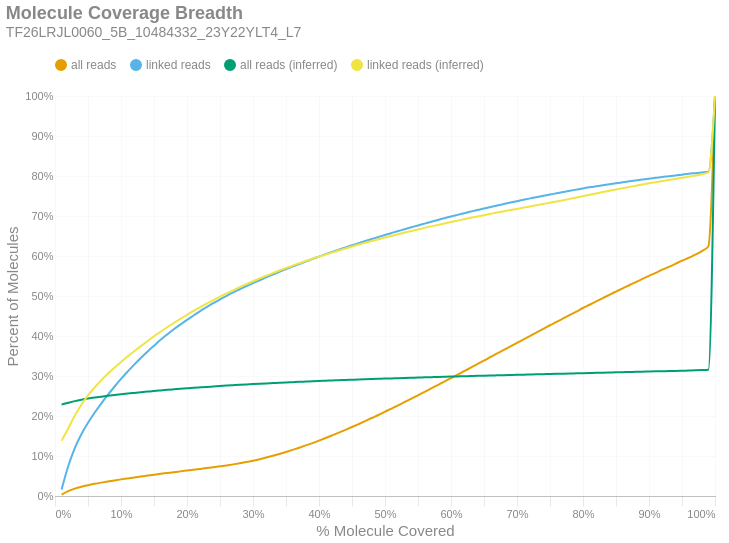

Write notebook code for a chart like this one.
### Markdown cell above
### Molecule Read Coverage
This chart shows molecule coverage breadth as computed by the number of bases aligned to that molecule. In other words, "*how much of each unique long molecule is actually sequenced/aligned?*" Keep in mind there is a distinction between sequences and alignments, since some sequences belonging to a particular molecule may not align well and wouldn't appear in the alignment data. This chart also shows molecule coverage breadth as computed by the *inferred fragment* from which the aligned sequences originate. Unlike read coverage, this calculation takes into account the total insert size, including unsequenced gaps between the forward and reverse reads. Like the previous figures, these are cumulative percents.

### Code cell
if SKIPLR:
    print_html(f"Skipped")
else:
    binned_df = consolidated_hist(valids['coverage_bp'], mask, 0.01, True)
    binned_df_inf = consolidated_hist(valids['coverage_inserts'], mask, 0.01, True)
    binned_df = binned_df.with_columns(pl.lit(binned_df_inf['all reads (cumsum)']).alias('all reads (inferred)'))
    binned_df = binned_df.with_columns(pl.lit(binned_df_inf['linked reads (cumsum)']).alias('linked reads (inferred)'))
    binned_df = binned_df.with_columns(
        (pl.col('bin').cast(pl.Float64) + 0.01).alias('right_edge')
    )

    with SafeRender(binned_df):
        (
            density_plot(binned_df, 'Molecule Coverage Breadth', samplename, 'molcov', ['all reads (inferred)','linked reads (inferred)'])
            .encode(
                #x=alt.X('bin:Q', title="% Molecule Covered").axis(format = '%').scale(padding=0),
                x=alt.X('right_edge:Q', title="% Molecule Covered").axis(format='%').scale(padding=0),
                y=alt.Y('value:Q', title='Percent of Molecules')
                    .axis(format='%')
                    .stack(False)
                    .scale(domainMin=0, padding=0),
                color=alt.Color("key:N").scale(domain = ["all reads", "linked reads", "all reads (inferred)", "linked reads (inferred)"]),
                tooltip = [
                    alt.Tooltip("key:N", title = "Data Type"),
                    alt.Tooltip("range_label:N", title="% Molecule Covered"),
                    alt.Tooltip("value:Q", format = ".2%", title="% Molecules")
                ]
            )
        ).display()

### Figure 1 — Vega-Lite specification as saved in the notebook (floating-point values rounded to 4 significant figures)
{"width": "container", "height": 400, "config": {"title": {"anchor": "start", "dy": -15, "fontSize": 18, "color": "#888888", "subtitleColor": "#888888", "subtitleFontSize": 14}, "arc": {"fill": "#0072B2"}, "axis": {"domainColor": "#888888", "domainWidth": 0.5, "gridWidth": 0.2, "grid": false, "titleFontWeight": 400, "titleFontSize": 15, "labelFontSize": 11, "labelColor": "#888888", "tickColor": "#888888", "tickWidth": 0.2, "titleColor": "#888888"}, "axisBand": {"grid": false}, "axisX": {"grid": true, "tickSize": 10, "domainCap": "round"}, "axisY": {"domain": false, "grid": true, "tickSize": 0, "domainCap": "round"}, "background": "transparent", "header": {"labelFontSize": 15, "labelColor": "#888888", "titleFontSize": 15, "titleFontWeight": 600, "titleColor": "#888888"}, "legend": {"labelFont": "sans-serif", "labelFontSize": 12, "labelColor": "#888888", "symbolSize": 100, "symbolType": "circle", "titleFontSize": 12, "titlePadding": 10, "titleColor": "#888888", "title": null, "orient": "top"}, "range": {"category": ["#E69F00", "#56B4E9", "#009E73", "#F0E442", "#0072B2", "#D55E00", "#CC79A7", "#000000"], "diverging": ["#cfe8f3", "#a2d4ec", "#73bfe2", "#46abdb", "#1696d2", "#12719e"]}, "area": {"fill": "#0072B2", "fillOpacity": 0.7, "line": true, "strokeOpacity": 0.7}, "line": {"color": "#0072B2", "stroke": "#0072B2", "strokeWidth": 2}, "trail": {"color": "#0072B2", "stroke": "#0072B2", "strokeWidth": 0, "size": 1}, "point": {"filled": true, "fillOpacity": 1.0, "size": 95}, "text": {"color": "#888888", "fontSize": 11, "align": "right", "fontWeight": 400, "size": 11}, "bar": {"fill": "#0072B2", "stroke": null}, "view": {"stroke": null, "continuousWidth": 660, "continuousHeight": 400}}, "data": {"name": "data-a5a893405e00a913f91bce72989a06aa"}, "mark": {"type": "line", "interpolate": "monotone", "point": {"opacity": 0, "size": 275}}, "encoding": {"color": {"field": "key", "scale": {"domain": ["all reads", "linked reads", "all reads (inferred)", "linked reads (inferred)"]}, "type": "nominal"}, "tooltip": [{"field": "key", "title": "Data Type", "type": "nominal"}, {"field": "range_label", "title": "% Molecule Covered", "type": "nominal"}, {"field": "value", "format": ".2%", "title": "% Molecules", "type": "quantitative"}], "x": {"axis": {"format": "%"}, "field": "right_edge", "scale": {"padding": 0}, "title": "% Molecule Covered", "type": "quantitative"}, "y": {"axis": {"format": "%"}, "field": "value", "scale": {"domainMin": 0, "padding": 0}, "stack": false, "title": "Percent of Molecules", "type": "quantitative"}}, "params": [{"name": "param_c36ac31b6afebe62", "select": {"type": "point", "fields": ["key"]}, "bind": "legend"}], "title": {"text": "Molecule Coverage Breadth", "subtitle": "TF26LRJL0060_5B_10484332_23Y22YLT4_L7"}, "transform": [{"fold": ["all reads (cumsum)", "linked reads (cumsum)", "all reads (inferred)", "linked reads (inferred)"]}, {"calculate": "replace(datum.key, ' (cumsum)', '')", "as": "key"}, {"filter": {"param": "param_c36ac31b6afebe62"}}], "usermeta": {"embedOptions": {"downloadFileName": "TF26LRJL0060_5B_10484332_23Y22YLT4_L7.molcov"}}, "$schema": "https://vega.github.io/schema/vega-lite/v6.4.1.json", "datasets": {"data-a5a893405e00a913f91bce72989a06aa": [{"bin": "0.0", "interval": "0.0-0.01", "all reads": 0.003497, "linked reads": 0.01626, "all reads (cumsum)": 0.003497, "linked reads (cumsum)": 0.01626, "range_label": "0.0-0.01", "all reads (inferred)": 0.2286, "linked reads (inferred)": 0.1384, "right_edge": 0.01}, {"bin": "0.01", "interval": "0.01-0.02", "all reads": 0.008626, "linked reads": 0.05804, "all reads (cumsum)": 0.01212, "linked reads (cumsum)": 0.0743, "range_label": "0.01-0.02", "all reads (inferred)": 0.233, "linked reads (inferred)": 0.1688, "right_edge": 0.02}, {"bin": "0.02", "interval": "0.02-0.03", "all reads": 0.006386, "linked reads": 0.0456, "all reads (cumsum)": 0.01851, "linked reads (cumsum)": 0.1199, "range_label": "0.02-0.03", "all reads (inferred)": 0.2371, "linked reads (inferred)": 0.201, "right_edge": 0.03}, {"bin": "0.03", "interval": "0.03-0.04", "all reads": 0.004713, "linked reads": 0.03458, "all reads (cumsum)": 0.02322, "linked reads (cumsum)": 0.1545, "range_label": "0.03-0.04", "all reads (inferred)": 0.2406, "linked reads (inferred)": 0.2282, "right_edge": 0.04}, {"bin": "0.04", "interval": "0.04-0.05", "all reads": 0.003837, "linked reads": 0.02852, "all reads (cumsum)": 0.02706, "linked reads (cumsum)": 0.183, "range_label": "0.04-0.05", "all reads (inferred)": 0.2436, "linked reads (inferred)": 0.2513, "right_edge": 0.05}, {"bin": "0.05", "interval": "0.05-0.06", "all reads": 0.003344, "linked reads": 0.02516, "all reads (cumsum)": 0.0304, "linked reads (cumsum)": 0.2082, "range_label": "0.05-0.06", "all reads (inferred)": 0.2461, "linked reads (inferred)": 0.2712, "right_edge": 0.06}, {"bin": "0.06", "interval": "0.06-0.07", "all reads": 0.003024, "linked reads": 0.02288, "all reads (cumsum)": 0.03343, "linked reads (cumsum)": 0.231, "range_label": "0.06-0.07", "all reads (inferred)": 0.2484, "linked reads (inferred)": 0.2891, "right_edge": 0.07}, {"bin": "0.07", "interval": "0.07-0.08", "all reads": 0.002846, "linked reads": 0.02153, "all reads (cumsum)": 0.03627, "linked reads (cumsum)": 0.2526, "range_label": "0.07-0.08", "all reads (inferred)": 0.2505, "linked reads (inferred)": 0.3056, "right_edge": 0.08}, {"bin": "0.08", "interval": "0.08-0.09", "all reads": 0.002706, "linked reads": 0.02054, "all reads (cumsum)": 0.03898, "linked reads (cumsum)": 0.2731, "range_label": "0.08-0.09", "all reads (inferred)": 0.2525, "linked reads (inferred)": 0.3207, "right_edge": 0.09}, {"bin": "0.09", "interval": "0.09-0.1", "all reads": 0.002594, "linked reads": 0.01965, "all reads (cumsum)": 0.04157, "linked reads (cumsum)": 0.2928, "range_label": "0.09-0.1", "all reads (inferred)": 0.2543, "linked reads (inferred)": 0.3349, "right_edge": 0.1}, {"bin": "0.1", "interval": "0.1-0.11", "all reads": 0.002452, "linked reads": 0.0182, "all reads (cumsum)": 0.04402, "linked reads (cumsum)": 0.311, "range_label": "0.1-0.11", "all reads (inferred)": 0.2561, "linked reads (inferred)": 0.3487, "right_edge": 0.11}, {"bin": "0.11", "interval": "0.11-0.12", "all reads": 0.002398, "linked reads": 0.01758, "all reads (cumsum)": 0.04642, "linked reads (cumsum)": 0.3286, "range_label": "0.11-0.12", "all reads (inferred)": 0.2577, "linked reads (inferred)": 0.3617, "right_edge": 0.12}, {"bin": "0.12", "interval": "0.12-0.13", "all reads": 0.002333, "linked reads": 0.01665, "all reads (cumsum)": 0.04875, "linked reads (cumsum)": 0.3452, "range_label": "0.12-0.13", "all reads (inferred)": 0.2594, "linked reads (inferred)": 0.3746, "right_edge": 0.13}, {"bin": "0.13", "interval": "0.13-0.14", "all reads": 0.002205, "linked reads": 0.01551, "all reads (cumsum)": 0.05096, "linked reads (cumsum)": 0.3607, "range_label": "0.13-0.14", "all reads (inferred)": 0.261, "linked reads (inferred)": 0.3868, "right_edge": 0.14}, {"bin": "0.14", "interval": "0.14-0.15", "all reads": 0.002197, "linked reads": 0.01484, "all reads (cumsum)": 0.05316, "linked reads (cumsum)": 0.3755, "range_label": "0.14-0.15", "all reads (inferred)": 0.2625, "linked reads (inferred)": 0.3992, "right_edge": 0.15}, {"bin": "0.15", "interval": "0.15-0.16", "all reads": 0.002212, "linked reads": 0.01488, "all reads (cumsum)": 0.05537, "linked reads (cumsum)": 0.3904, "range_label": "0.15-0.16", "all reads (inferred)": 0.2639, "linked reads (inferred)": 0.4107, "right_edge": 0.16}, {"bin": "0.16", "interval": "0.16-0.17", "all reads": 0.002067, "linked reads": 0.01346, "all reads (cumsum)": 0.05744, "linked reads (cumsum)": 0.4039, "range_label": "0.16-0.17", "all reads (inferred)": 0.2654, "linked reads (inferred)": 0.4219, "right_edge": 0.17}, {"bin": "0.17", "interval": "0.17-0.18", "all reads": 0.002112, "linked reads": 0.0129, "all reads (cumsum)": 0.05955, "linked reads (cumsum)": 0.4168, "range_label": "0.17-0.18", "all reads (inferred)": 0.2667, "linked reads (inferred)": 0.4325, "right_edge": 0.18}, {"bin": "0.18", "interval": "0.18-0.19", "all reads": 0.00202, "linked reads": 0.01195, "all reads (cumsum)": 0.06157, "linked reads (cumsum)": 0.4287, "range_label": "0.18-0.19", "all reads (inferred)": 0.268, "linked reads (inferred)": 0.4427, "right_edge": 0.19}, {"bin": "0.19", "interval": "0.19-0.2", "all reads": 0.002033, "linked reads": 0.0115, "all reads (cumsum)": 0.0636, "linked reads (cumsum)": 0.4402, "range_label": "0.19-0.2", "all reads (inferred)": 0.2692, "linked reads (inferred)": 0.4527, "right_edge": 0.2}, {"bin": "0.2", "interval": "0.2-0.21", "all reads": 0.002032, "linked reads": 0.01108, "all reads (cumsum)": 0.06563, "linked reads (cumsum)": 0.4513, "range_label": "0.2-0.21", "all reads (inferred)": 0.2705, "linked reads (inferred)": 0.4627, "right_edge": 0.21}, {"bin": "0.21", "interval": "0.21-0.22", "all reads": 0.002105, "linked reads": 0.01101, "all reads (cumsum)": 0.06774, "linked reads (cumsum)": 0.4623, "range_label": "0.21-0.22", "all reads (inferred)": 0.2716, "linked reads (inferred)": 0.4718, "right_edge": 0.22}, {"bin": "0.22", "interval": "0.22-0.23", "all reads": 0.002069, "linked reads": 0.01006, "all reads (cumsum)": 0.06981, "linked reads (cumsum)": 0.4724, "range_label": "0.22-0.23", "all reads (inferred)": 0.2728, "linked reads (inferred)": 0.4809, "right_edge": 0.23}, {"bin": "0.23", "interval": "0.23-0.24", "all reads": 0.002167, "linked reads": 0.009822, "all reads (cumsum)": 0.07197, "linked reads (cumsum)": 0.4822, "range_label": "0.23-0.24", "all reads (inferred)": 0.2739, "linked reads (inferred)": 0.4895, "right_edge": 0.24}, {"bin": "0.24", "interval": "0.24-0.25", "all reads": 0.002225, "linked reads": 0.009152, "all reads (cumsum)": 0.0742, "linked reads (cumsum)": 0.4913, "range_label": "0.24-0.25", "all reads (inferred)": 0.275, "linked reads (inferred)": 0.4983, "right_edge": 0.25}, {"bin": "0.25", "interval": "0.25-0.26", "all reads": 0.002314, "linked reads": 0.008918, "all reads (cumsum)": 0.07651, "linked reads (cumsum)": 0.5003, "range_label": "0.25-0.26", "all reads (inferred)": 0.276, "linked reads (inferred)": 0.5064, "right_edge": 0.26}, {"bin": "0.26", "interval": "0.26-0.27", "all reads": 0.00256, "linked reads": 0.008534, "all reads (cumsum)": 0.07907, "linked reads (cumsum)": 0.5088, "range_label": "0.26-0.27", "all reads (inferred)": 0.277, "linked reads (inferred)": 0.5143, "right_edge": 0.27}, {"bin": "0.27", "interval": "0.27-0.28", "all reads": 0.002818, "linked reads": 0.008066, "all reads (cumsum)": 0.08189, "linked reads (cumsum)": 0.5169, "range_label": "0.27-0.28", "all reads (inferred)": 0.2779, "linked reads (inferred)": 0.5221, "right_edge": 0.28}, {"bin": "0.28", "interval": "0.28-0.29", "all reads": 0.003036, "linked reads": 0.007949, "all reads (cumsum)": 0.08492, "linked reads (cumsum)": 0.5248, "range_label": "0.28-0.29", "all reads (inferred)": 0.2789, "linked reads (inferred)": 0.5296, "right_edge": 0.29}, {"bin": "0.29", "interval": "0.29-0.3", "all reads": 0.003393, "linked reads": 0.007556, "all reads (cumsum)": 0.08832, "linked reads (cumsum)": 0.5324, "range_label": "0.29-0.3", "all reads (inferred)": 0.2798, "linked reads (inferred)": 0.5368, "right_edge": 0.3}, {"bin": "0.3", "interval": "0.3-0.31", "all reads": 0.003662, "linked reads": 0.007032, "all reads (cumsum)": 0.09198, "linked reads (cumsum)": 0.5394, "range_label": "0.3-0.31", "all reads (inferred)": 0.2807, "linked reads (inferred)": 0.5438, "right_edge": 0.31}, {"bin": "0.31", "interval": "0.31-0.32", "all reads": 0.004113, "linked reads": 0.00713, "all reads (cumsum)": 0.09609, "linked reads (cumsum)": 0.5465, "range_label": "0.31-0.32", "all reads (inferred)": 0.2815, "linked reads (inferred)": 0.5506, "right_edge": 0.32}, {"bin": "0.32", "interval": "0.32-0.33", "all reads": 0.004446, "linked reads": 0.006844, "all reads (cumsum)": 0.1005, "linked reads (cumsum)": 0.5534, "range_label": "0.32-0.33", "all reads (inferred)": 0.2823, "linked reads (inferred)": 0.5571, "right_edge": 0.33}, {"bin": "0.33", "interval": "0.33-0.34", "all reads": 0.004671, "linked reads": 0.006896, "all reads (cumsum)": 0.1052, "linked reads (cumsum)": 0.5603, "range_label": "0.33-0.34", "all reads (inferred)": 0.2831, "linked reads (inferred)": 0.5636, "right_edge": 0.34}, {"bin": "0.34", "interval": "0.34-0.35", "all reads": 0.004978, "linked reads": 0.006741, "all reads (cumsum)": 0.1102, "linked reads (cumsum)": 0.567, "range_label": "0.34-0.35", "all reads (inferred)": 0.2839, "linked reads (inferred)": 0.5699, "right_edge": 0.35}, {"bin": "0.35", "interval": "0.35-0.36", "all reads": 0.005185, "linked reads": 0.006531, "all reads (cumsum)": 0.1154, "linked reads (cumsum)": 0.5735, "range_label": "0.35-0.36", "all reads (inferred)": 0.2847, "linked reads (inferred)": 0.5758, "right_edge": 0.36}, {"bin": "0.36", "interval": "0.36-0.37", "all reads": 0.005394, "linked reads": 0.006264, "all reads (cumsum)": 0.1208, "linked reads (cumsum)": 0.5798, "range_label": "0.36-0.37", "all reads (inferred)": 0.2854, "linked reads (inferred)": 0.5818, "right_edge": 0.37}, {"bin": "0.37", "interval": "0.37-0.38", "all reads": 0.005664, "linked reads": 0.006371, "all reads (cumsum)": 0.1264, "linked reads (cumsum)": 0.5862, "range_label": "0.37-0.38", "all reads (inferred)": 0.2861, "linked reads (inferred)": 0.5874, "right_edge": 0.38}, {"bin": "0.38", "interval": "0.38-0.39", "all reads": 0.005876, "linked reads": 0.006268, "all reads (cumsum)": 0.1323, "linked reads (cumsum)": 0.5924, "range_label": "0.38-0.39", "all reads (inferred)": 0.2868, "linked reads (inferred)": 0.5929, "right_edge": 0.39}, {"bin": "0.39", "interval": "0.39-0.4", "all reads": 0.006217, "linked reads": 0.006025, "all reads (cumsum)": 0.1385, "linked reads (cumsum)": 0.5985, "range_label": "0.39-0.4", "all reads (inferred)": 0.2875, "linked reads (inferred)": 0.5985, "right_edge": 0.4}, {"bin": "0.4", "interval": "0.4-0.41", "all reads": 0.006413, "linked reads": 0.006072, "all reads (cumsum)": 0.1449, "linked reads (cumsum)": 0.6045, "range_label": "0.4-0.41", "all reads (inferred)": 0.2881, "linked reads (inferred)": 0.6035, "right_edge": 0.41}, {"bin": "0.41", "interval": "0.41-0.42", "all reads": 0.006694, "linked reads": 0.005866, "all reads (cumsum)": 0.1516, "linked reads (cumsum)": 0.6104, "range_label": "0.41-0.42", "all reads (inferred)": 0.2888, "linked reads (inferred)": 0.6088, "right_edge": 0.42}, {"bin": "0.42", "interval": "0.42-0.43", "all reads": 0.006796, "linked reads": 0.005309, "all reads (cumsum)": 0.1584, "linked reads (cumsum)": 0.6157, "range_label": "0.42-0.43", "all reads (inferred)": 0.2894, "linked reads (inferred)": 0.6137, "right_edge": 0.43}, {"bin": "0.43", "interval": "0.43-0.44", "all reads": 0.006872, "linked reads": 0.005613, "all reads (cumsum)": 0.1653, "linked reads (cumsum)": 0.6213, "range_label": "0.43-0.44", "all reads (inferred)": 0.2901, "linked reads (inferred)": 0.6188, "right_edge": 0.44}, {"bin": "0.44", "interval": "0.44-0.45", "all reads": 0.007117, "linked reads": 0.005412, "all reads (cumsum)": 0.1724, "linked reads (cumsum)": 0.6267, "range_label": "0.44-0.45", "all reads (inferred)": 0.2907, "linked reads (inferred)": 0.6236, "right_edge": 0.45}, {"bin": "0.45", "interval": "0.45-0.46", "all reads": 0.007273, "linked reads": 0.005407, "all reads (cumsum)": 0.1797, "linked reads (cumsum)": 0.6322, "range_label": "0.45-0.46", "all reads (inferred)": 0.2913, "linked reads (inferred)": 0.6286, "right_edge": 0.46}, {"bin": "0.46", "interval": "0.46-0.47", "all reads": 0.007424, "linked reads": 0.005187, "all reads (cumsum)": 0.1871, "linked reads (cumsum)": 0.6373, "range_label": "0.46-0.47", "all reads (inferred)": 0.2919, "linked reads (inferred)": 0.6331, "right_edge": 0.47}, {"bin": "0.47", "interval": "0.47-0.48", "all reads": 0.007822, "linked reads": 0.005093, "all reads (cumsum)": 0.1949, "linked reads (cumsum)": 0.6424, "range_label": "0.47-0.48", "all reads (inferred)": 0.2924, "linked reads (inferred)": 0.6374, "right_edge": 0.48}, {"bin": "0.48", "interval": "0.48-0.49", "all reads": 0.007588, "linked reads": 0.005028, "all reads (cumsum)": 0.2025, "linked reads (cumsum)": 0.6475, "range_label": "0.48-0.49", "all reads (inferred)": 0.293, "linked reads (inferred)": 0.6418, "right_edge": 0.49}, {"bin": "0.49", "interval": "0.49-0.5", "all reads": 0.008482, "linked reads": 0.005173, "all reads (cumsum)": 0.211, "linked reads (cumsum)": 0.6526, "range_label": "0.49-0.5", "all reads (inferred)": 0.2935, "linked reads (inferred)": 0.6462, "right_edge": 0.5}, {"bin": "0.5", "interval": "0.5-0.51", "all reads": 0.007524, "linked reads": 0.004813, "all reads (cumsum)": 0.2185, "linked reads (cumsum)": 0.6574, "range_label": "0.5-0.51", "all reads (inferred)": 0.294, "linked reads (inferred)": 0.6502, "right_edge": 0.51}, {"bin": "0.51", "interval": "0.51-0.52", "all reads": 0.008269, "linked reads": 0.005075, "all reads (cumsum)": 0.2268, "linked reads (cumsum)": 0.6625, "range_label": "0.51-0.52", "all reads (inferred)": 0.2946, "linked reads (inferred)": 0.6544, "right_edge": 0.52}, {"bin": "0.52", "interval": "0.52-0.53", "all reads": 0.008254, "linked reads": 0.004541, "all reads (cumsum)": 0.235, "linked reads (cumsum)": 0.6671, "range_label": "0.52-0.53", "all reads (inferred)": 0.2951, "linked reads (inferred)": 0.6585, "right_edge": 0.53}, {"bin": "0.53", "interval": "0.53-0.54", "all reads": 0.008387, "linked reads": 0.004611, "all reads (cumsum)": 0.2434, "linked reads (cumsum)": 0.6717, "range_label": "0.53-0.54", "all reads (inferred)": 0.2956, "linked reads (inferred)": 0.6625, "right_edge": 0.54}, {"bin": "0.54", "interval": "0.54-0.55", "all reads": 0.008373, "linked reads": 0.00477, "all reads (cumsum)": 0.2518, "linked reads (cumsum)": 0.6764, "range_label": "0.54-0.55", "all reads (inferred)": 0.2961, "linked reads (inferred)": 0.6663, "right_edge": 0.55}, {"bin": "0.55", "interval": "0.55-0.56", "all reads": 0.008495, "linked reads": 0.004578, "all reads (cumsum)": 0.2603, "linked reads (cumsum)": 0.681, "range_label": "0.55-0.56", "all reads (inferred)": 0.2966, "linked reads (inferred)": 0.6703, "right_edge": 0.56}, {"bin": "0.56", "interval": "0.56-0.57", "all reads": 0.008499, "linked reads": 0.004602, "all reads (cumsum)": 0.2688, "linked reads (cumsum)": 0.6856, "range_label": "0.56-0.57", "all reads (inferred)": 0.2971, "linked reads (inferred)": 0.6741, "right_edge": 0.57}, {"bin": "0.57", "interval": "0.57-0.58", "all reads": 0.008571, "linked reads": 0.004569, "all reads (cumsum)": 0.2774, "linked reads (cumsum)": 0.6902, "range_label": "0.57-0.58", "all reads (inferred)": 0.2976, "linked reads (inferred)": 0.6777, "right_edge": 0.58}, {"bin": "0.58", "interval": "0.58-0.59", "all reads": 0.008571, "linked reads": 0.004265, "all reads (cumsum)": 0.2859, "linked reads (cumsum)": 0.6945, "range_label": "0.58-0.59", "all reads (inferred)": 0.2981, "linked reads (inferred)": 0.6814, "right_edge": 0.59}, {"bin": "0.59", "interval": "0.59-0.6", "all reads": 0.008808, "linked reads": 0.004288, "all reads (cumsum)": 0.2948, "linked reads (cumsum)": 0.6987, "range_label": "0.59-0.6", "all reads (inferred)": 0.2986, "linked reads (inferred)": 0.685, "right_edge": 0.6}, {"bin": "0.6", "interval": "0.6-0.61", "all reads": 0.008449, "linked reads": 0.004063, "all reads (cumsum)": 0.3032, "linked reads (cumsum)": 0.7028, "range_label": "0.6-0.61", "all reads (inferred)": 0.299, "linked reads (inferred)": 0.6885, "right_edge": 0.61}, {"bin": "0.61", "interval": "0.61-0.62", "all reads": 0.008924, "linked reads": 0.00412, "all reads (cumsum)": 0.3121, "linked reads (cumsum)": 0.7069, "range_label": "0.61-0.62", "all reads (inferred)": 0.2995, "linked reads (inferred)": 0.6919, "right_edge": 0.62}, {"bin": "0.62", "interval": "0.62-0.63", "all reads": 0.008783, "linked reads": 0.004115, "all reads (cumsum)": 0.3209, "linked reads (cumsum)": 0.711, "range_label": "0.62-0.63", "all reads (inferred)": 0.2999, "linked reads (inferred)": 0.6954, "right_edge": 0.63}, {"bin": "0.63", "interval": "0.63-0.64", "all reads": 0.008812, "linked reads": 0.004068, "all reads (cumsum)": 0.3297, "linked reads (cumsum)": 0.7151, "range_label": "0.63-0.64", "all reads (inferred)": 0.3004, "linked reads (inferred)": 0.6988, "right_edge": 0.64}, {"bin": "0.64", "interval": "0.64-0.65", "all reads": 0.008688, "linked reads": 0.003614, "all reads (cumsum)": 0.3384, "linked reads (cumsum)": 0.7187, "range_label": "0.64-0.65", "all reads (inferred)": 0.3008, "linked reads (inferred)": 0.7021, "right_edge": 0.65}, {"bin": "0.65", "interval": "0.65-0.66", "all reads": 0.009115, "linked reads": 0.003881, "all reads (cumsum)": 0.3475, "linked reads (cumsum)": 0.7226, "range_label": "0.65-0.66", "all reads (inferred)": 0.3013, "linked reads (inferred)": 0.7054, "right_edge": 0.66}, {"bin": "0.66", "interval": "0.66-0.67", "all reads": 0.008758, "linked reads": 0.003689, "all reads (cumsum)": 0.3563, "linked reads (cumsum)": 0.7263, "range_label": "0.66-0.67", "all reads (inferred)": 0.3017, "linked reads (inferred)": 0.7087, "right_edge": 0.67}, {"bin": "0.67", "interval": "0.67-0.68", "all reads": 0.008871, "linked reads": 0.003623, "all reads (cumsum)": 0.3652, "linked reads (cumsum)": 0.7299, "range_label": "0.67-0.68", "all reads (inferred)": 0.3021, "linked reads (inferred)": 0.7119, "right_edge": 0.68}, {"bin": "0.68", "interval": "0.68-0.69", "all reads": 0.008673, "linked reads": 0.003614, "all reads (cumsum)": 0.3738, "linked reads (cumsum)": 0.7335, "range_label": "0.68-0.69", "all reads (inferred)": 0.3025, "linked reads (inferred)": 0.7148, "right_edge": 0.69}, {"bin": "0.69", "interval": "0.69-0.7", "all reads": 0.008965, "linked reads": 0.003483, "all reads (cumsum)": 0.3828, "linked reads (cumsum)": 0.737, "range_label": "0.69-0.7", "all reads (inferred)": 0.3029, "linked reads (inferred)": 0.7177, "right_edge": 0.7}, {"bin": "0.7", "interval": "0.7-0.71", "all reads": 0.008696, "linked reads": 0.003525, "all reads (cumsum)": 0.3915, "linked reads (cumsum)": 0.7405, "range_label": "0.7-0.71", "all reads (inferred)": 0.3033, "linked reads (inferred)": 0.7209, "right_edge": 0.71}, {"bin": "0.71", "interval": "0.71-0.72", "all reads": 0.008779, "linked reads": 0.003516, "all reads (cumsum)": 0.4003, "linked reads (cumsum)": 0.7441, "range_label": "0.71-0.72", "all reads (inferred)": 0.3037, "linked reads (inferred)": 0.724, "right_edge": 0.72}, {"bin": "0.72", "interval": "0.72-0.73", "all reads": 0.008835, "linked reads": 0.003179, "all reads (cumsum)": 0.4091, "linked reads (cumsum)": 0.7472, "range_label": "0.72-0.73", "all reads (inferred)": 0.3042, "linked reads (inferred)": 0.7271, "right_edge": 0.73}, {"bin": "0.73", "interval": "0.73-0.74", "all reads": 0.00869, "linked reads": 0.003183, "all reads (cumsum)": 0.4178, "linked reads (cumsum)": 0.7504, "range_label": "0.73-0.74", "all reads (inferred)": 0.3046, "linked reads (inferred)": 0.7302, "right_edge": 0.74}, {"bin": "0.74", "interval": "0.74-0.75", "all reads": 0.009084, "linked reads": 0.003291, "all reads (cumsum)": 0.4269, "linked reads (cumsum)": 0.7537, "range_label": "0.74-0.75", "all reads (inferred)": 0.3049, "linked reads (inferred)": 0.7332, "right_edge": 0.75}, {"bin": "0.75", "interval": "0.75-0.76", "all reads": 0.008395, "linked reads": 0.003066, "all reads (cumsum)": 0.4353, "linked reads (cumsum)": 0.7568, "range_label": "0.75-0.76", "all reads (inferred)": 0.3053, "linked reads (inferred)": 0.7363, "right_edge": 0.76}, {"bin": "0.76", "interval": "0.76-0.77", "all reads": 0.008639, "linked reads": 0.003249, "all reads (cumsum)": 0.4439, "linked reads (cumsum)": 0.76, "range_label": "0.76-0.77", "all reads (inferred)": 0.3058, "linked reads (inferred)": 0.7395, "right_edge": 0.77}, {"bin": "0.77", "interval": "0.77-0.78", "all reads": 0.008652, "linked reads": 0.002921, "all reads (cumsum)": 0.4526, "linked reads (cumsum)": 0.7629, "range_label": "0.77-0.78", "all reads (inferred)": 0.3062, "linked reads (inferred)": 0.7428, "right_edge": 0.78}, {"bin": "0.78", "interval": "0.78-0.79", "all reads": 0.008575, "linked reads": 0.003005, "all reads (cumsum)": 0.4611, "linked reads (cumsum)": 0.766, "range_label": "0.78-0.79", "all reads (inferred)": 0.3066, "linked reads (inferred)": 0.7463, "right_edge": 0.79}, {"bin": "0.79", "interval": "0.79-0.8", "all reads": 0.008833, "linked reads": 0.003071, "all reads (cumsum)": 0.47, "linked reads (cumsum)": 0.769, "range_label": "0.79-0.8", "all reads (inferred)": 0.307, "linked reads (inferred)": 0.7496, "right_edge": 0.8}, {"bin": "0.8", "interval": "0.8-0.81", "all reads": 0.008136, "linked reads": 0.002697, "all reads (cumsum)": 0.4781, "linked reads (cumsum)": 0.7717, "range_label": "0.8-0.81", "all reads (inferred)": 0.3075, "linked reads (inferred)": 0.753, "right_edge": 0.81}, {"bin": "0.81", "interval": "0.81-0.82", "all reads": 0.008377, "linked reads": 0.002523, "all reads (cumsum)": 0.4865, "linked reads (cumsum)": 0.7742, "range_label": "0.81-0.82", "all reads (inferred)": 0.3079, "linked reads (inferred)": 0.7563, "right_edge": 0.82}, {"bin": "0.82", "interval": "0.82-0.83", "all reads": 0.008292, "linked reads": 0.002528, "all reads (cumsum)": 0.4948, "linked reads (cumsum)": 0.7768, "range_label": "0.82-0.83", "all reads (inferred)": 0.3083, "linked reads (inferred)": 0.7598, "right_edge": 0.83}, {"bin": "0.83", "interval": "0.83-0.84", "all reads": 0.008249, "linked reads": 0.002673, "all reads (cumsum)": 0.503, "linked reads (cumsum)": 0.7794, "range_label": "0.83-0.84", "all reads (inferred)": 0.3088, "linked reads (inferred)": 0.7631, "right_edge": 0.84}, {"bin": "0.84", "interval": "0.84-0.85", "all reads": 0.008033, "linked reads": 0.002472, "all reads (cumsum)": 0.5111, "linked reads (cumsum)": 0.7819, "range_label": "0.84-0.85", "all reads (inferred)": 0.3092, "linked reads (inferred)": 0.7664, "right_edge": 0.85}, {"bin": "0.85", "interval": "0.85-0.86", "all reads": 0.00801, "linked reads": 0.002373, "all reads (cumsum)": 0.5191, "linked reads (cumsum)": 0.7843, "range_label": "0.85-0.86", "all reads (inferred)": 0.3096, "linked reads (inferred)": 0.7694, "right_edge": 0.86}, {"bin": "0.86", "interval": "0.86-0.87", "all reads": 0.007875, "linked reads": 0.002392, "all reads (cumsum)": 0.5269, "linked reads (cumsum)": 0.7867, "range_label": "0.86-0.87", "all reads (inferred)": 0.31, "linked reads (inferred)": 0.7725, "right_edge": 0.87}, {"bin": "0.87", "interval": "0.87-0.88", "all reads": 0.007952, "linked reads": 0.002219, "all reads (cumsum)": 0.5349, "linked reads (cumsum)": 0.7889, "range_label": "0.87-0.88", "all reads (inferred)": 0.3104, "linked reads (inferred)": 0.7755, "right_edge": 0.88}, {"bin": "0.88", "interval": "0.88-0.89", "all reads": 0.007696, "linked reads": 0.002238, "all reads (cumsum)": 0.5426, "linked reads (cumsum)": 0.7911, "range_label": "0.88-0.89", "all reads (inferred)": 0.3108, "linked reads (inferred)": 0.7786, "right_edge": 0.89}, {"bin": "0.89", "interval": "0.89-0.9", "all reads": 0.007809, "linked reads": 0.00227, "all reads (cumsum)": 0.5504, "linked reads (cumsum)": 0.7934, "range_label": "0.89-0.9", "all reads (inferred)": 0.3112, "linked reads (inferred)": 0.7818, "right_edge": 0.9}, {"bin": "0.9", "interval": "0.9-0.91", "all reads": 0.007329, "linked reads": 0.001994, "all reads (cumsum)": 0.5577, "linked reads (cumsum)": 0.7954, "range_label": "0.9-0.91", "all reads (inferred)": 0.3116, "linked reads (inferred)": 0.7846, "right_edge": 0.91}, {"bin": "0.91", "interval": "0.91-0.92", "all reads": 0.007984, "linked reads": 0.002158, "all reads (cumsum)": 0.5657, "linked reads (cumsum)": 0.7976, "range_label": "0.91-0.92", "all reads (inferred)": 0.312, "linked reads (inferred)": 0.7874, "right_edge": 0.92}, {"bin": "0.92", "interval": "0.92-0.93", "all reads": 0.007119, "linked reads": 0.001826, "all reads (cumsum)": 0.5728, "linked reads (cumsum)": 0.7994, "range_label": "0.92-0.93", "all reads (inferred)": 0.3124, "linked reads (inferred)": 0.79, "right_edge": 0.93}, {"bin": "0.93", "interval": "0.93-0.94", "all reads": 0.007586, "linked reads": 0.001994, "all reads (cumsum)": 0.5804, "linked reads (cumsum)": 0.8014, "range_label": "0.93-0.94", "all reads (inferred)": 0.3127, "linked reads (inferred)": 0.7926, "right_edge": 0.94}, {"bin": "0.94", "interval": "0.94-0.95", "all reads": 0.007922, "linked reads": 0.002004, "all reads (cumsum)": 0.5883, "linked reads (cumsum)": 0.8034, "range_label": "0.94-0.95", "all reads (inferred)": 0.3132, "linked reads (inferred)": 0.7954, "right_edge": 0.95}, {"bin": "0.95", "interval": "0.95-0.96", "all reads": 0.006918, "linked reads": 0.00205, "all reads (cumsum)": 0.5953, "linked reads (cumsum)": 0.8054, "range_label": "0.95-0.96", "all reads (inferred)": 0.3137, "linked reads (inferred)": 0.7981, "right_edge": 0.96}, {"bin": "0.96", "interval": "0.96-0.97", "all reads": 0.00812, "linked reads": 0.001695, "all reads (cumsum)": 0.6034, "linked reads (cumsum)": 0.8071, "range_label": "0.96-0.97", "all reads (inferred)": 0.3142, "linked reads (inferred)": 0.8011, "right_edge": 0.97}, {"bin": "0.97", "interval": "0.97-0.98", "all reads": 0.008773, "linked reads": 0.001671, "all reads (cumsum)": 0.6122, "linked reads (cumsum)": 0.8088, "range_label": "0.97-0.98", "all reads (inferred)": 0.3148, "linked reads (inferred)": 0.8044, "right_edge": 0.98}, {"bin": "0.98", "interval": "0.98-0.99", "all reads": 0.01221, "linked reads": 0.001624, "all reads (cumsum)": 0.6244, "linked reads (cumsum)": 0.8104, "range_label": "0.98-0.99", "all reads (inferred)": 0.3157, "linked reads (inferred)": 0.8089, "right_edge": 0.99}, {"bin": "0.99", "interval": "0.99-1.0", "all reads": 0.3756, "linked reads": 0.1896, "all reads (cumsum)": 1.0, "linked reads (cumsum)": 1.0, "range_label": "0.99-1.0", "all reads (inferred)": 1.0, "linked reads (inferred)": 1.0, "right_edge": 1.0}]}}
